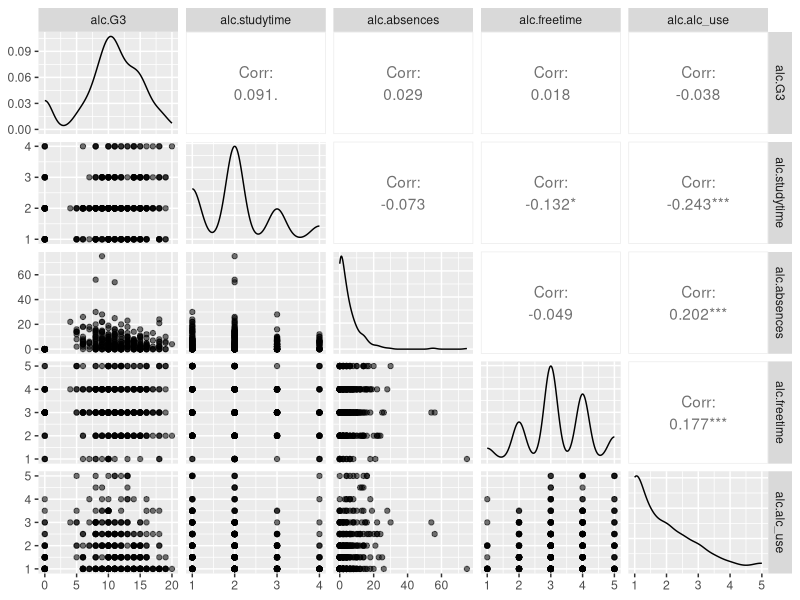

Write the R code that produced this figure.
## ---- chunk 1
setwd("~/IODS-project/data")
library(dplyr)
library(ggplot2)
library(GGally)
alc <- read.csv("alc.csv", header = TRUE)
## ---- chunk 2
str(alc)
## ---- chunk 3
chosen <- data.frame(alc$G3, alc$studytime, alc$absences, alc$freetime, alc$alc_use)
ggpairs(chosen, 
        mapping = aes(alpha = 0.6), 
        lower = list(combo = wrap("facethist", bins = 30))
        )
## ---- chunk 4
summary(lm(alc_use ~ G3 + studytime + freetime + absences, data = alc))
## ---- chunk 5
m <- glm(high_use ~ absences + studytime + G3 + freetime, data = alc, family = "binomial")
summary(m)
## ---- chunk 6
OR <- coef(m) %>% exp
# compute confidence intervals (CI)
CI <- exp(confint(m))
# print out the odds ratios with their confidence intervals
cbind(OR, CI)
## ---- chunk 7
# predict() the probability of high_use
probabilities <- predict(m, type = "response")

# add the predicted probabilities to 'alc'
alc <- alc %>%
  mutate(probability = probabilities) %>%
  mutate(prediction = probability > 0.5)

# tabulate the target variable versus the predictions
table(high_use = alc$high_use, prediction = alc$prediction)
## ---- chunk 8
#Proportion of inaccurately classified individuals
102/382
